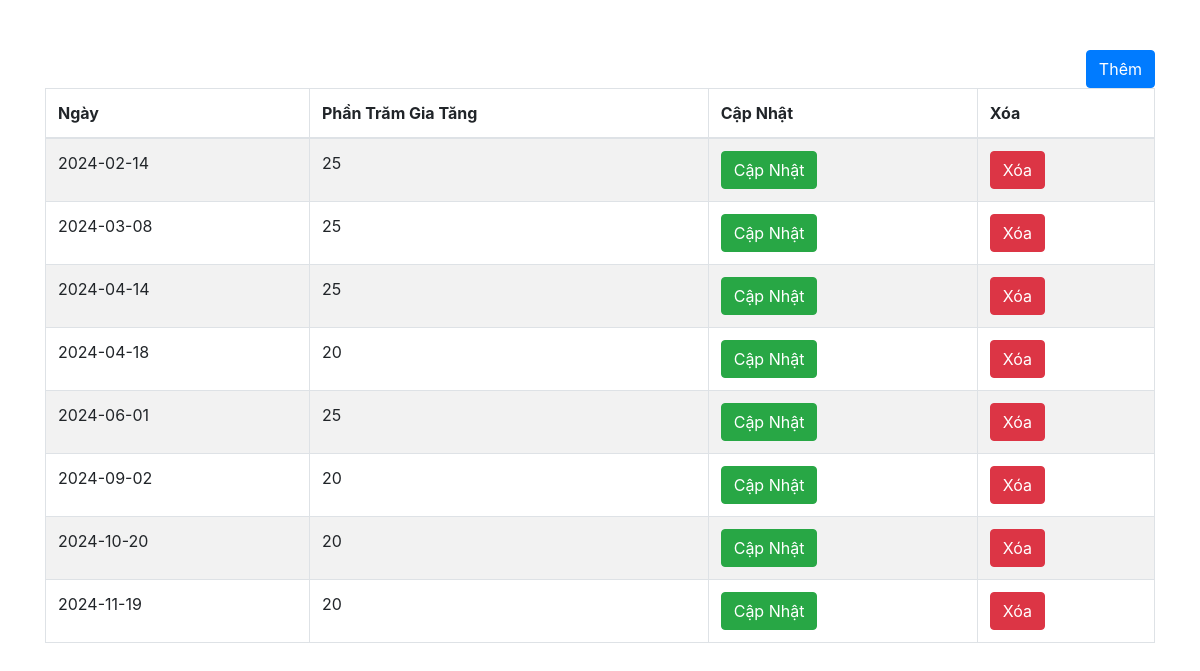
/pages/ngayleadmin.php, run on the app's committed database.
### tables this page shows
CREATE TABLE `ngayle` (
  `NGAY` date NOT NULL,
  `PHANTRAMGIATANG` tinyint(4) DEFAULT NULL
);

### database/connectDatabase.php (called while the page is built, shortened)
<?php
class connectDatabase{
    public  $conn;
    public function __construct(){
        $this->servername = "localhost";
        $this->username = "root";
        $this->password = "Oanh2004!";
        $this->database = "cinema";
        $this->conn= new mysqli($this->servername,$this->username,$this->password,$this->database);
    }
    public function executeQuery($Querry) {
        try{
            $result = $this->conn->query($Querry);
            return $result;
        }catch(Exception $e){
            echo "Lỗi roogi kìa aaaaa: " . $e->getMessage();
            return false;
        }
    }
}

### pages/ngayleadmin.php (the view, shortened to what this page needs)
<?php
    require_once('./database/connectDatabase.php');
    $conn = new connectDatabase;
?>
<!DOCTYPE html>
<html lang="en">
<head>
    <link rel="stylesheet" href="https://cdn.jsdelivr.net/npm/bootstrap@4.6.2/dist/css/bootstrap.min.css">
</head>
<body>
    <div class="container">
        <div class="box1">
            <button class="btn btn-primary" data-toggle="modal" data-target="#exampleModal">Thêm</button>
        </div>
        <table class="table table-hover table-bordered table-striped">
            <thead>
                <th>Ngày</th>
                <th>Phần Trăm Gia Tăng</th>
                <th>Cập Nhật</th>
                <th>Xóa</th>
            </thead>
            <tbody>
            <?php
                $query = "SELECT * FROM ngayle";
                    $result = $conn->executeQuery($query);
                    if(!$result) {
                        echo 'failed';
                    } else {
                        while($row = mysqli_fetch_assoc($result)) {
                            ?>
                            <tr>
                                <td><?php echo $row['NGAY']; ?></td>
                                <td><?php echo $row['PHANTRAMGIATANG']; ?></td>
                                <td><button class="btn btn-success" onclick="openEditNgayLeForm('<?php echo $row['NGAY']; ?>', '<?php echo $row['PHANTRAMGIATANG']; ?>')">Cập Nhật</button></td>
                                <td><a href="./pages/deleteNgayLe.php?sid=<?php echo $row['NGAY']; ?>" class="btn btn-danger">Xóa</a></td>
                            </tr>
                        <?php
                                }
                            }
                        ?>
            </tbody>
        </table>
    </div>
</body>
</html>

### pages/ngayleadmin.php (style rules this page uses)
.box1 button { float: right; }
.container { margin-top: 50px; }

### data on the page
ngayle: NGAY "2024-02-14", PHANTRAMGIATANG "25"
ngayle: NGAY "2024-03-08", PHANTRAMGIATANG "25"
ngayle: NGAY "2024-04-14", PHANTRAMGIATANG "25"
ngayle: NGAY "2024-04-18", PHANTRAMGIATANG "20"
ngayle: NGAY "2024-06-01", PHANTRAMGIATANG "25"
ngayle: NGAY "2024-09-02", PHANTRAMGIATANG "20"
ngayle: NGAY "2024-10-20", PHANTRAMGIATANG "20"
ngayle: NGAY "2024-11-19", PHANTRAMGIATANG "20"
